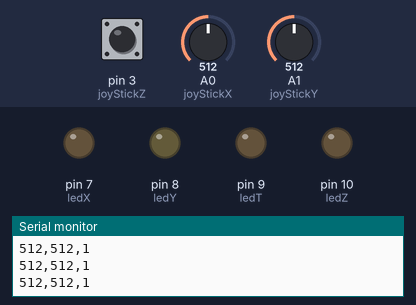
Bench run of a sketch on a simulated Arduino Uno, built with avr-gcc and run on an emulated ATmega328P. Shown: output pins drawn as LEDs (lit = HIGH), the last lines printed to the serial monitor. Inputs (shaded band) come from the test bench; at power-on: A0 (joyStickX) = 512, A1 (joyStickY) = 512, pin 3 (joyStickZ) HIGH.

Above: at 1.2 s.
1.3 s: A0 (joyStickX) set to 585
2.8 s: A0 (joyStickX) set to 616
At 3.1 s:
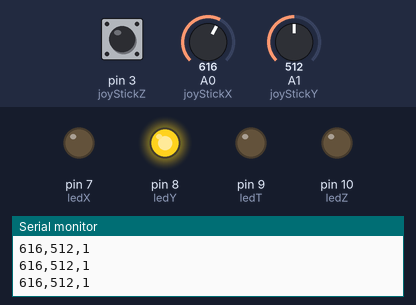
4.3 s: A1 (joyStickY) set to 583
5.8 s: A1 (joyStickY) set to 615
At 6.1 s:
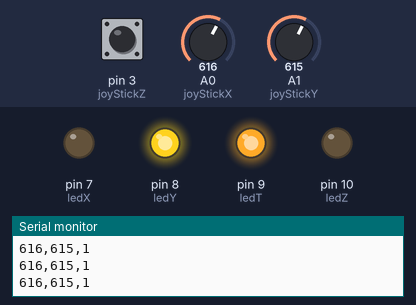
7.3 s: A1 (joyStickY) set to 410
8.8 s: A1 (joyStickY) set to 391
At 9.1 s:
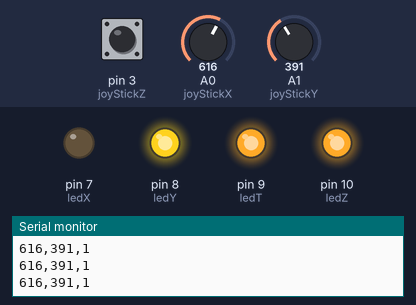
Timing chart, 0 to 11.3 s (numbered marks = the images above; inputs shaded):
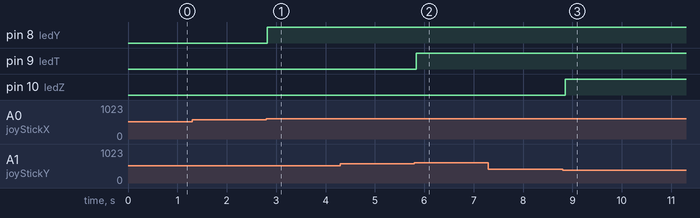

Measured:
- the behaviour switches between 600 and 601 on A0 (joyStickX) (found by bisection; images 0 and 1)
- the behaviour switches between 600 and 601 on A1 (joyStickY) (found by bisection; images 1 and 2)
- the behaviour switches between 400 and 399 on A1 (joyStickY) (found by bisection; images 2 and 3)
- after the input at 2.8 s, pin 8 (ledY): LOW → HIGH at once
- after the input at 5.8 s, pin 9 (ledT): LOW → HIGH at once
- after the input at 8.8 s, pin 10 (ledZ): LOW → HIGH after 0.06 s

The sketch:

joystick.ino
```cpp
int joyStickX = 0;
int joyStickY = 1;
int joyStickZ = 3;

int ledX = 7;
int ledY = 8;
int ledT = 9;
int ledZ = 10;

void setup() {
  Serial.begin(9600);
  pinMode(joyStickZ, INPUT_PULLUP);
  pinMode(ledX, OUTPUT);
  pinMode(ledY, OUTPUT);
  pinMode(ledZ, OUTPUT);
  pinMode(ledT, OUTPUT);

}

void loop() {
  int x, y, z;
  x = analogRead(joyStickX);
  y = analogRead(joyStickY);
  z = digitalRead(joyStickZ);
  if (x < 400){
    digitalWrite(ledX, HIGH);
  }
  if (x > 600){
    digitalWrite(ledY, HIGH);
  }
  if (y < 400){
    digitalWrite(ledZ, HIGH);
  }
  if (y > 600){
    digitalWrite(ledT, HIGH);
  }
  if(z == 0){
    digitalWrite(ledX, LOW);
    digitalWrite(ledY, LOW);
    digitalWrite(ledZ, LOW);
    digitalWrite(ledT, LOW);
  }
  Serial.print(x);
  Serial.print(',');
  Serial.print(y);
  Serial.print(',');
  Serial.println(z);
  delay(100);
}
```
